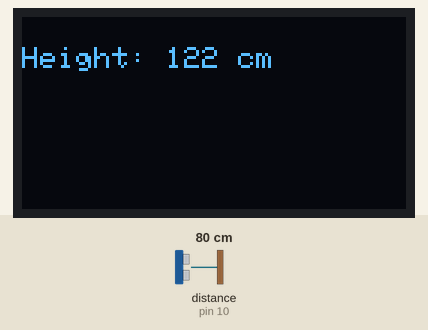
A sketch run on a simulated Arduino Uno, built with avr-gcc and run on an emulated ATmega328P. Shown: 128×64 one-colour display. Wiring (inferred from the names in the program): ultrasonic range finder: trigger pin 9; echo pin 10. The inputs (shaded band) are chosen by the test bench; at power-on: distance to the obstacle (sensor on pin 10) 80 cm. The echo pulse lasts 58.3 µs per cm.

Above: at 1.3 s.
1.4 s: distance to the obstacle (sensor on pin 10) set to 2 cm
At 2.3 s:
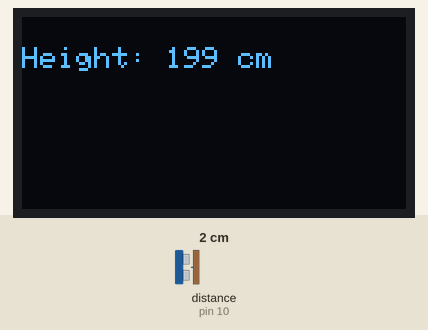
3.1 s: distance to the obstacle (sensor on pin 10) set to 4 cm
4.7 s: distance to the obstacle (sensor on pin 10) set to 9 cm
Timing chart, 0 to 7.7 s (numbered marks = the images above; inputs shaded):
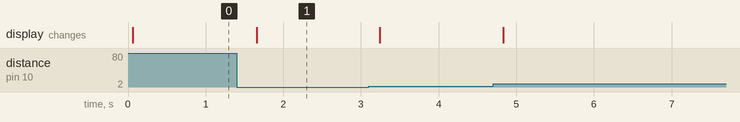

Measured:
- after the input at 1.4 s, the display: changes after 0.26 s (image 1)

The sketch:

height_measuring_device.ino
```cpp
#include <Adafruit_GFX.h>
#include <Adafruit_SSD1306.h>

#define SCREEN_WIDTH 128
#define SCREEN_HEIGHT 64
#define OLED_RESET -1
Adafruit_SSD1306 display(SCREEN_WIDTH, SCREEN_HEIGHT, &Wire, OLED_RESET);

#define TRIG_PIN 9
#define ECHO_PIN 10

void setup() {
  // Initialize Serial Monitor
  Serial.begin(9600);

  // Initialize OLED display
  if (!display.begin(SSD1306_SWITCHCAPVCC, 0x3C)) {
    Serial.println(F("SSD1306 allocation failed"));
    for (;;);
  }

  // Initialize ultrasonic sensor pins
  pinMode(TRIG_PIN, OUTPUT);
  pinMode(ECHO_PIN, INPUT);

  // Clear display
  display.clearDisplay();
  display.setTextSize(1);
  display.setTextColor(SSD1306_WHITE);
}

void loop() {
  // Measure distance
  long duration, distance;
  digitalWrite(TRIG_PIN, LOW);
  delayMicroseconds(2);
  digitalWrite(TRIG_PIN, HIGH);
  delayMicroseconds(10);
  digitalWrite(TRIG_PIN, LOW);

  duration = pulseIn(ECHO_PIN, HIGH);
  distance = duration * 0.034 / 2;

  // Clear display for new data
  display.clearDisplay();

  // Display height on OLED
  display.setCursor(0, 10);
  display.print("Height: ");
  display.print(int(200-distance));
  display.print(" cm");

  display.display();

  // Print height to Serial Monitor
//  Serial.print("Height: ");
//  Serial.print(distance);
//  Serial.println(" cm");
//
  delay(500);  // Update every 500ms
}
```
